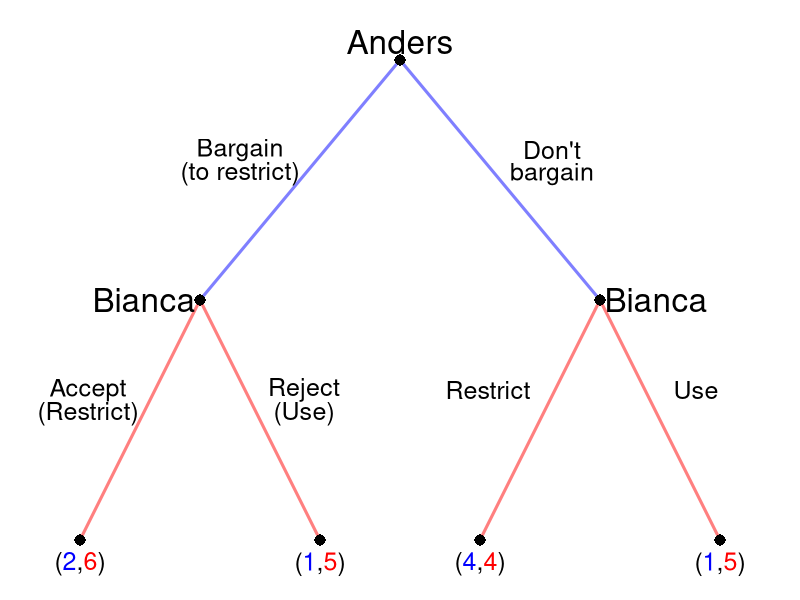

Write the R code that produced this figure.
require(shape)
pdf(file = "what_can_markets_do/sequential_coase_unrestricted.pdf", width = 9, height = 7)

#Set parameters for graphics
axislabelsize <- 1.5
labelsize <- 2
actionlabelsize <- 1.5
graphlinewidth <- 3
segmentlinewidth <- 2
nodesize <- 1.5
fadelevel <- 1

COL <- c("#7fc97f", "#beaed4", "#fdc086", "#ffff99", "#386cb0", "#f0027f", "#bf5b17", "#666666")
COLA <- c("#99d8c9","#66c2a4","#41ae76", "#238b45", "#005824")
COLB <- c("#4eb3d3", "#2b8cbe", "#0868ac","#084081")

par(mar =  c(0, 0, 0, 0))

xlims <- c(0, 10)
ylims <- c(0, 10)

npts <- 501 
x <- seq(xlims[1], xlims[2], length.out = npts)
y <- seq(ylims[1], ylims[2], length.out = npts) 

plot(0, 0, xlim = xlims, ylim = ylims, type = "n",
     xlab = expression(paste("")),
     ylab = expression(paste("")), 
     xaxt = "n", 
     yaxt = "n", 
     cex.lab = axislabelsize, 
     bty = "n",
     xaxs="i", 
     yaxs="i")

ticksy <- seq(from = 0, to = ylims[2], by = 2)
ylabels <- seq(from = 0, to = ylims[2], by = 2)
ticksx <- seq(from = 0, to = xlims[2], by = 2)
xlabels <- seq(from = 0, to = xlims[2], by = 2)

#segments(5, 9, 2.5, 5, lty = 1, col = rgb(0, 0, 1, 0.5), lwd = graphlinewidth)
#Plant late
segments(5, 9, 7.5, 5, lty = 1, col = rgb(0, 0, 1, 0.5), lwd = graphlinewidth)

#Branches for Bianca
#From Anders planting early
#Bianca plants early
#Arrows(2.5, 5, 1, 1, col = rgb(1, 0, 0, 0.5), lty = 1, lwd = 3, arr.type = "triangle")
segments(2.5, 5, 1, 1, lty = 1, col = rgb(1, 0, 0, 0.5), lwd = graphlinewidth)
#Bianca plants late
segments(2.5, 5, 4, 1, lty = 1, col = rgb(1, 0, 0, 0.5), lwd = graphlinewidth)

#Branches for Anders
#Plant early
#Arrows(5, 9, 2.5, 5, col = rgb(0, 0, 1, 0.5), lty = 1, lwd = 3, arr.type = "triangle")
segments(5, 9, 2.5, 5, col = rgb(0, 0, 1, 0.5), lty = 1, lwd = 3)

#From Anders plants late
#Bianca plants early
segments(7.5, 5, 6, 1, lty = 1, col = rgb(1, 0, 0, 0.5), lwd = graphlinewidth)


#Bianca plants late
segments(7.5, 5, 9, 1, lty = 1, col = rgb(1, 0, 0, 0.5), lwd = graphlinewidth)

#Initial node
points(5, 9, pch = 16, col = "black", cex = nodesize)

#P1 Nodes
points(2.5, 5, pch = 16, col = "black", cex = nodesize)
points(7.5, 5, pch = 16, col = rgb(0,0,0,fadelevel), cex = nodesize)

#P2 Terminal Nodes
points(1, 1, pch = 16, col = "black", cex = nodesize)
points(4, 1, pch = 16, col = rgb(0,0,0,fadelevel), cex = nodesize)
points(6, 1, pch = 16, col = rgb(0,0,0,fadelevel), cex = nodesize)
points(9, 1, pch = 16, col = rgb(0,0,0,fadelevel), cex = nodesize)

text(5, 9.3, expression(paste("Anders")), cex = labelsize)
text(3, 7.5, expression(paste("Bargain")), cex = actionlabelsize)
text(3, 7.1, expression(paste("(to restrict)")), cex = actionlabelsize)
text(6.9, 7.5, expression(paste("Don't")), cex = actionlabelsize, col = rgb(0, 0, 0, fadelevel))
text(6.9, 7.1, expression(paste("bargain")), cex = actionlabelsize, col = rgb(0, 0, 0, fadelevel))


text(1.8, 5, expression(paste("Bianca")), cex = labelsize)
text(1.1, 3.5, expression(paste("Accept")), cex = actionlabelsize)
text(1.1, 3.1, expression(paste("(Restrict)")), cex = actionlabelsize)
#text(1.3, 3.1, expression(paste("early")), cex = actionlabelsize)
text(3.8, 3.5, expression(paste("Reject")), cex = actionlabelsize, col = rgb(0,0,0,fadelevel))
text(3.8, 3.1, expression(paste("(Use)")), cex = actionlabelsize, col = rgb(0,0,0,fadelevel))
#text(3.8, 3.1, expression(paste("late")), cex = actionlabelsize, col = rgb(0,0,0,fadelevel))


text(8.2, 5, expression(paste("Bianca")), cex = labelsize, col = rgb(0,0,0,fadelevel))
text(6.1, 3.5, expression(paste("Restrict")), cex = actionlabelsize, col = rgb(0,0,0,fadelevel))
#text(6.1, 3.1, expression(paste("early")), cex = actionlabelsize, col = rgb(0,0,0,fadelevel))
text(8.7, 3.5, expression(paste("Use")), cex = actionlabelsize, col = rgb(0,0,0,fadelevel))
#text(9.1, 3.1, expression(paste("unrestricted")), cex = actionlabelsize, col = rgb(0,0,0,fadelevel))

#Payoffs 
text(1, .6, expression("(" * phantom("2") * "," * phantom("6") * ")"), cex = actionlabelsize)
text(1, .6, expression(phantom("(") * "2" * phantom(",") * phantom("6") * phantom(")")), col = rgb(0, 0, 1, 1),  cex = actionlabelsize)
text(1, .6, expression(phantom("(") * phantom("2") * phantom(",") * "6" * phantom(")")), col = rgb(1, 0, 0, 1), cex = actionlabelsize)

text(4, .6, expression("(" * phantom("1") * "," * phantom("5") * ")"), cex = actionlabelsize)
text(4, .6, expression(phantom("(") * "1" * phantom(",") * phantom("5") * phantom(")")), col = rgb(0, 0, 1, 1 ,fadelevel),  cex = actionlabelsize)
text(4, .6, expression(phantom("(") * phantom("1") * phantom(",") * "5" * phantom(")")), col = rgb(1, 0, 0, 1 ,fadelevel), cex = actionlabelsize)

text(6, .6, expression("(" * phantom("4") * "," * phantom("4") * ")"), cex = actionlabelsize)
text(6, .6, expression(phantom("(") * "4" * phantom(",") * phantom("4") * phantom(")")), col = rgb(0, 0, 1, 1 ,fadelevel),  cex = actionlabelsize)
text(6, .6, expression(phantom("(") * phantom("4") * phantom(",") * "4" * phantom(")")), col = rgb(1, 0, 0, 1 ,fadelevel), cex = actionlabelsize)

text(9, .6, expression("(" * phantom("1") * "," * phantom("5") * ")"), cex = actionlabelsize)
text(9, .6, expression(phantom("(") * "1" * phantom(",") * phantom("5") * phantom(")")), col = rgb(0, 0, 1, 1 ,fadelevel),  cex = actionlabelsize)
text(9, .6, expression(phantom("(") * phantom("1") * phantom(",") * "5" * phantom(")")), col = rgb(1, 0, 0, 1 ,fadelevel), cex = actionlabelsize)

#Cutting branch plant late when A plants early
# segments(2.6, 3.9, 3.1, 4.4, lty = 1, col = rgb(0,0,0,fadelevel), lwd = graphlinewidth)
# segments(2.8, 3.25, 3.3, 3.75, lty = 1, col = rgb(0,0,0,fadelevel), lwd = graphlinewidth)
# segments(3, 2.65, 3.5, 3.15, lty = 1, col = rgb(0,0,0,fadelevel), lwd = graphlinewidth)
# segments(3.2, 2.05, 3.7, 2.55, lty = 1, col = rgb(0,0,0,fadelevel), lwd = graphlinewidth)
# segments(3.4, 1.45, 3.9, 1.95, lty = 1, col = rgb(0,0,0,fadelevel), lwd = graphlinewidth)


#Cutting branch plant late when A plants
# segments(7.4, 3.9, 6.9, 4.4, lty = 1, col = rgb(0,0,0,fadelevel), lwd = graphlinewidth)
# segments(7.2, 3.25, 6.7, 3.75, lty = 1, col = rgb(0,0,0,fadelevel), lwd = graphlinewidth)
# segments(7, 2.65, 6.5, 3.15, lty = 1, col = rgb(0,0,0,fadelevel), lwd = graphlinewidth)
# segments(6.8, 2.05, 6.3, 2.55, lty = 1, col = rgb(0,0,0,fadelevel), lwd = graphlinewidth)
# segments(6.6, 1.45, 6.1, 1.95, lty = 1, col = rgb(0,0,0,fadelevel), lwd = graphlinewidth)

#Cutting branch plant late for A given B's actions
# segments(5.25, 7.9, 5.75, 8.4, lty = 1, col = rgb(0,0,0,fadelevel), lwd = graphlinewidth)
# segments(5.65, 7.3, 6.15, 7.8, lty = 1, col = rgb(0,0,0,fadelevel), lwd = graphlinewidth)
# segments(6.05, 6.7, 6.55, 7.2, lty = 1, col = rgb(0,0,0,fadelevel), lwd = graphlinewidth)
# segments(6.45, 6.1, 6.95, 6.6, lty = 1, col = rgb(0,0,0,fadelevel), lwd = graphlinewidth)
# segments(6.85, 5.5, 7.35, 6, lty = 1, col = rgb(0,0,0,fadelevel), lwd = graphlinewidth)


dev.off()
